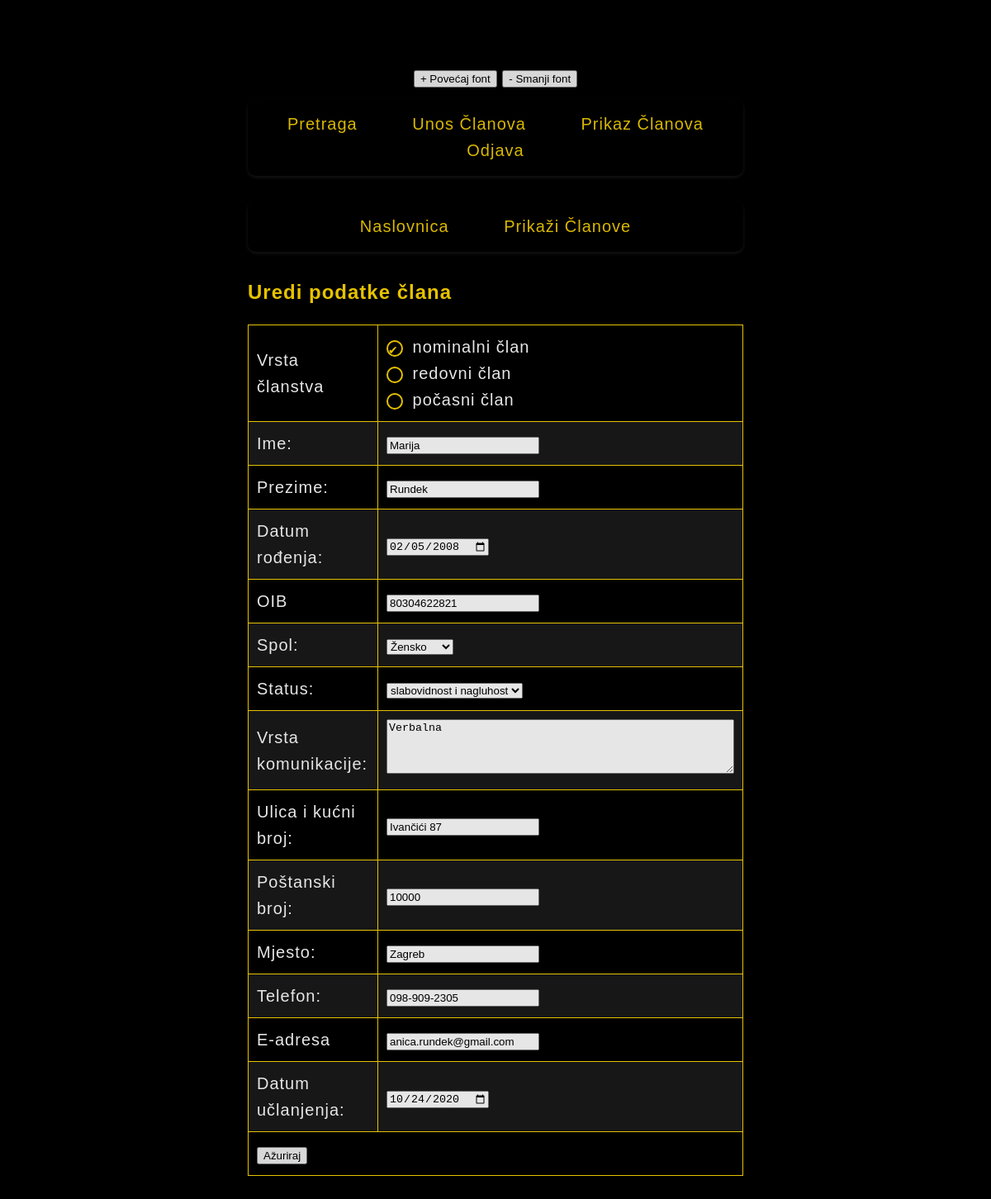
The app's page /uredi_clana.php?id=7 with its own data.
### tables this page shows
CREATE TABLE IF NOT EXISTS `up_clanovi` (
  `ID` int NOT NULL AUTO_INCREMENT,
  `vrsta` varchar(20) NOT NULL,
  `ime` varchar(20) NOT NULL,
  `prezime` varchar(20) NOT NULL,
  `datum_rodjenja` varchar(20) NOT NULL,
  `oib` varchar(11) NOT NULL,
  `gender` varchar(7) NOT NULL,
  `status` varchar(50) NOT NULL,
  `komunikacija` varchar(255) NOT NULL,
  `ulica` varchar(50) NOT NULL,
  `postanski_broj` varchar(6) NOT NULL,
  `mjesto` varchar(50) NOT NULL,
  `telefon` varchar(20) DEFAULT NULL,
  `email` varchar(50) DEFAULT NULL,
  `clanstvo` varchar(20) NOT NULL,
  PRIMARY KEY (`ID`)
);

### uredi_clana.php (the view, shortened to what this page needs)
<!DOCTYPE html>
<html lang="hr">
<head>
    <link rel="stylesheet" href="rundekstil.css">
</head>
<body>
<?php
include 'header.php';
include 'navigacija.php';
include 'povezivanje.php';
$clan_id = $_GET['id'];
$query = "SELECT * FROM up_clanovi WHERE id = ?";
$stmt = $conn->prepare($query);
$stmt->bind_param("i", $clan_id);
$stmt->execute();
$result = $stmt->get_result();
$id = $result->fetch_assoc();
?>
<nav>
<a href="index.php">Naslovnica</a>
<a href="prikazclanova.php">Prikaži Članove</a>
</nav>
<main>
    <h2>Uredi podatke člana</h2>
    <form action="spremi_izmjene.php" method="POST">
        <table>
    <tr>
        <td><label for="vrsta">Vrsta članstva</label></td>
        <td>
            <label><input type="radio" name="vrsta" value="nominalni" <?php if($id['vrsta'] == 'nominalni') echo 'checked'; ?>> nominalni član</label><br>
            <label><input type="radio" name="vrsta" value="redovni" <?php if($id['vrsta'] == 'redovni') echo 'checked'; ?>> redovni član</label><br>
            <label><input type="radio" name="vrsta" value="pocasni" <?php if($id['vrsta'] == 'pocasni') echo 'checked'; ?>> počasni član</label>
        </td>
    </tr>
    <tr>
        <td><label for="ime">Ime:</label></td>
        <td><input type="text" id="ime" name="ime" value="<?php echo $id['ime']; ?>"></td>
    </tr>
    <tr>
        <td><label for="prezime">Prezime:</label></td>
        <td><input type="text" id="prezime" name="prezime" value="<?php echo $id['prezime']; ?>"></td>
    </tr>
    <tr>
        <td><label for="datum_rodjenja">Datum rođenja:</label></td>
        <td>
            <input type="date" id="datum_rodjenja" name="datum_rodjenja" onchange="displayFormattedDate('datum_rodjenja', 'formattedDateDisplay1')" value="<?php echo $id['datum_rodjenja']; ?>" required>
        </td>
    </tr>
    <tr>
        <td><label for="oib">OIB</label></td>
        <td><input type="number" id="oib" name="oib" value="<?php echo $id['oib']; ?>"></td>
    </tr>
    <tr>
        <td><label for="gender">Spol:</label></td>
        <td>
            <select id="gender" name="gender">
                <option value="Ž" <?php if($id['gender'] == 'Ž') echo 'selected'; ?>>Žensko</option>
            </select>
        </td>
    </tr>
    <tr>
        <td><label for="status">Status:</label></td>
        <td>
            <select id="status" name="status">
                <option value="slabovidnost i nagluhost" <?php if($id['status'] == 'slabovidnost i nagluhost') echo 'selected'; ?>>slabovidnost i nagluhost</option>
            </select>
        </td>
    </tr>
    <tr>
        <td><label for="komunikacija">Vrsta komunikacije:</label></td>
        <td><textarea id="komunikacija" name="komunikacija" rows="4" cols="50"><?php echo $id['komunikacija']; ?></textarea></td>
    </tr>
    <tr>
        <td><label for="ulica">Ulica i kućni broj:</label></td>
        <td><input type="text" id="ulica" name="ulica" value="<?php echo $id['ulica']; ?>"></td>
    </tr>
    <tr>
        <td><label for="postanski_broj">Poštanski broj:</label></td>
        <td><input type="number" id="postanski_broj" name="postanski_broj" value="<?php echo $id['postanski_broj']; ?>"></td>
    </tr>
    <tr>
        <td><label for="mjesto">Mjesto:</label></td>
        <td><input type="text" id="mjesto" name="mjesto" value="<?php echo $id['mjesto']; ?>"></td>
    </tr>
    <tr>
        <td><label for="telefon">Telefon:</label></td>
        <td><input type="tel" id="telefon" name="telefon" pattern="[0-9]{3}-[0-9]{3}-[0-9]{4}" placeholder="091-123-4567" value="<?php echo $id['telefon']; ?>"></td>
    </tr>
    <tr>
        <td><label for="email">E-adresa</label></td>
        <td><input type="email" id="email" name="email" value="<?php echo $id['email']; ?>"></td>
    </tr>
    <tr>
        <td><label for="clanstvo">Datum učlanjenja:</label></td>
        <td>
            <input type="date" id="clanstvo" name="clanstvo" onchange="displayFormattedDate('clanstvo', 'formattedDateDisplay2')" value="<?php echo $id['clanstvo']; ?>" required>
        </td>
    </tr>
    <tr>
        <td colspan="2"><input type="submit" value="Ažuriraj"></td>
    </tr>
</table>
</form>
</main>
</body>
</html>

### rundekstil.css (style rules this page uses)
body { line-height: 1.6; letter-spacing: 1px; font-family: Arial, sans-serif; font-size: 20px; color: #ffffff; background-color: #000000; margin: 77px; margin-left: 25%; margin-right: 25%; opacity: 0.9; }
h1, h2, h3 { font-family: Arial, sans-serif; color: #FFD700; }
h2 { font-size: 24px; }
nav { font-family: Arial, sans-serif; font-size: 20px; text-align: center; background-color: #000000; padding: 15px 0; margin-top: 10px; margin-bottom: 30px; box-shadow: 0px 2px 5px rgba(255, 255, 255, 0.1); border-radius: 10px; opacity: 0.95; }
nav a { text-decoration: none; color: #FFD700; padding: 10px 20px; margin: 0 10px; border-radius: 5px; transition: background-color 0.3s ease; }
input[type="radio"] { appearance: none; -webkit-appearance: none; -moz-appearance: none; display: inline-block; width: 20px; height: 20px; background-color: #000000; border: 2px solid #FFD700; border-radius: 50%; margin: 0 5px 0 0; padding: 0; vertical-align: middle; cursor: pointer; }
input[type="radio"]:checked:before { content: "✔"; font-family: Arial, monospace; font-size: 14px; line-height: 20px; color: #FFD700; text-align: center; }
table { width: 100%; border-collapse: collapse; color: #ffffff; background-color: #000000; }
th, td { padding: 10px; text-align: left; border: 1px solid #FFD700; }
tr:nth-child(even) { background-color: #1a1a1a; }

### records on screen
up_clanovi: vrsta "☑ nominalni član", vrsta "☐ redovni član", vrsta "☐ počasni član", ime "Marija", prezime "Rundek", datum_rodjenja "02/05/2008", oib "80304622821", gender "Žensko", status "slabovidnost i nagluhost", komunikacija "Verbalna", ulica "Ivančići 87", postanski_broj "10000", mjesto "Zagreb", telefon "098-909-2305", email "anica.rundek@gmail.com", clanstvo "10/24/2020"
